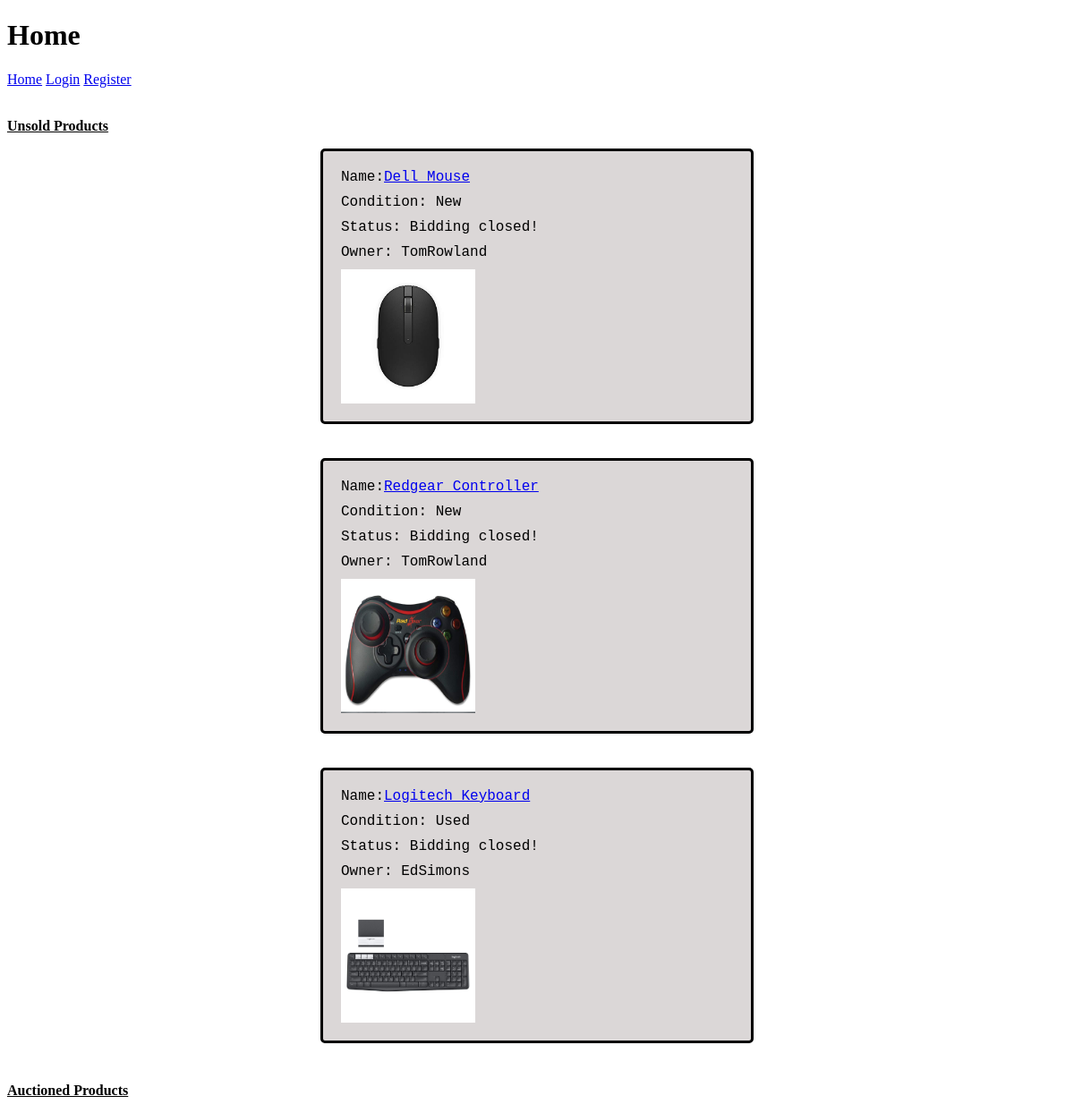
The page /home on the database its author committed.
### models.py (models this page shows, shortened)
class Product(db.Model):
    id = db.Column(db.Integer, primary_key = True)
    name = db.Column(db.String(80), nullable=False)
    condition = db.Column(db.String(20), nullable=False)
    status = db.Column(db.Boolean, nullable=False)
    soldstatus = db.Column(db.Boolean, default=0, nullable=False)
    price = db.Column(db.Integer, server_default='0')
    user_id = db.Column(db.Integer, db.ForeignKey('user.id'))
    bidder_name = db.Column(db.String(80), default=None)
    image_name = db.Column(db.String(80), nullable=False)

class User(db.Model, UserMixin):
    id = db.Column(db.Integer, primary_key = True)
    username = db.Column(db.String(80), unique=True, nullable=False)
    password = db.Column(db.String(120), nullable=False)
    Products = db.relationship('Product', backref='user', lazy=True)
    description = db.Column(db.String(120), nullable=False)
    datejoined = db.Column(db.DateTime, default=datetime.utcnow, nullable=False)
    location = db.Column(db.String(60), nullable=False)

### routes.py (the view)
@app.route('/')
@app.route('/home')
def home():
    Products = Product.query.all()
    return render_template('Home.html',title="Home",Products=Products)

### templates/Home.html (shortened to what this page needs)
{% extends 'base.html' %}
{% block content %}
<p><b><u>Unsold Products</u></b></p>
  {% for P in Products %}
      {% if P.soldstatus == 0 %}
        <div class="ProductsBox">
            <li>Name:<a href={{ url_for('product', product_id=P.id) }}>{{ P.name }}</a></li>
            <li>Condition: {{ P.condition }}</li>
            {% if P.status %}
              <li>Status: <p style="color:red">Bidding going on!</p></li>
            {% elif P.status == 0 and P.soldstatus == 0 %}
              <li>Status: Bidding closed!</li>
            {% endif %}
            <li>Owner: {{ P.user.username }}</li>
            <img src="/static/image/{{ P.image_name }}" width="150" height="150">
        </div>
      <br>
    {% endif %}
  {% endfor %}
  <p><u><b>Auctioned Products</b></u></p>
{% endblock%}

### templates/base.html (shortened to what this page needs)
<!DOCTYPE html>
<html lang="en" dir="ltr">
  <head>
    <link rel="stylesheet" href="static/style.css">
  </head>
  <body>
    <h1>{{ title }}</h1>
    <div class="">
      <a href="{{ url_for('home')}}">Home</a>
      {% if current_user.is_authenticated %}
      <a href="{{ url_for('myprofile')}}">My Profile</a>
      <a href="{{ url_for('addproduct')}}">Product</a>
      <a href="{{ url_for('logout')}}">Logout</a>
      {% else %}
      <a href="{{ url_for('login')}}">Login</a>
      <a href="{{ url_for('register')}}">Register</a>
      {% endif %}
    </div>
    <br>
    {% block content %}{% endblock %}
  </body>
</html>

### static/style.css (style rules this page uses)
.ProductsBox { font-family: monospace; font-size: large; border: 1px solid black; list-style-type: none; border-width: medium; border-radius: 5px; margin: 10px 10px 10px 10px; margin-left: 350px; margin-right: 350px; padding: 20px 20px 20px 20px; display: grid; background-color: #dbd7d7; grid-gap: 10px 10px; }

### rows shown on the page
Product: name "Dell Mouse", condition "New", status "Status: Bidding closed!", user.username "TomRowland", image_name (picture)
Product: name "Redgear Controller", condition "New", status "Status: Bidding closed!", user.username "TomRowland", image_name (picture)
Product: name "Logitech Keyboard", condition "Used", status "Status: Bidding closed!", user.username "EdSimons", image_name (picture)

### other values the page prints
{{ title }} "Home"
